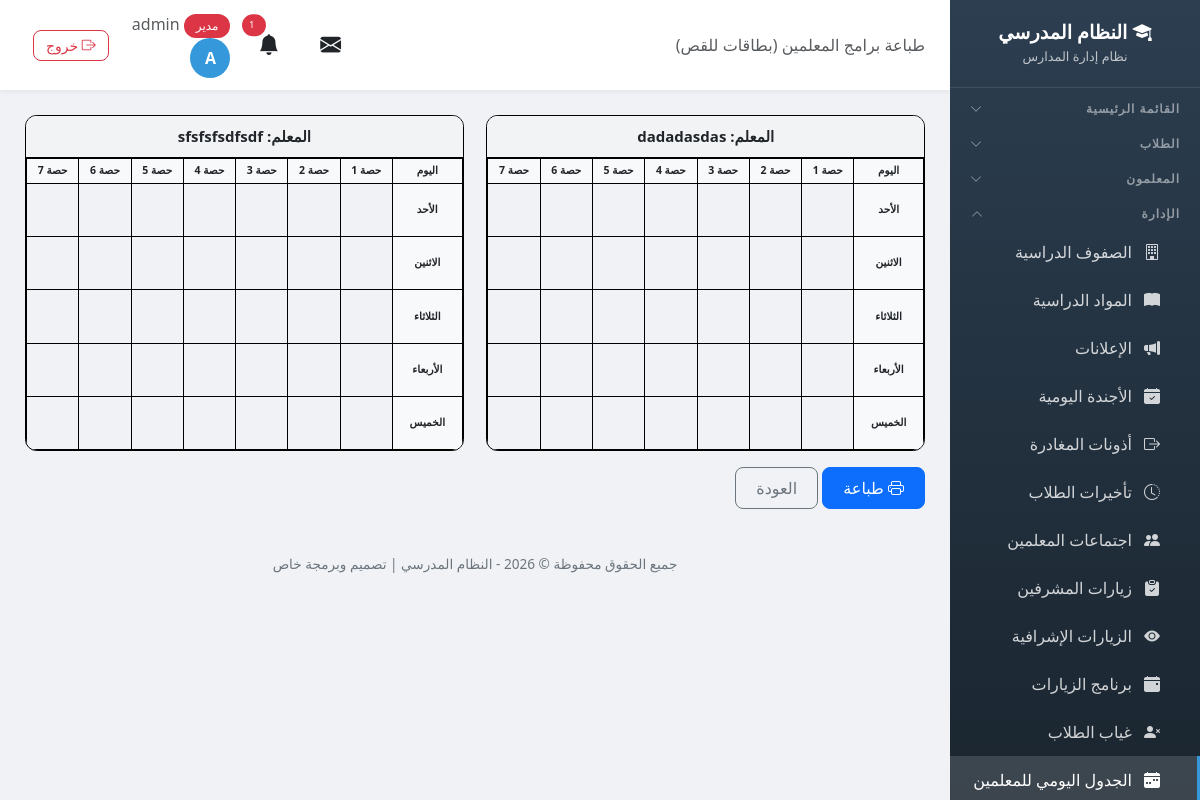
/schedule/print/cards/ (signed in), run on the app's committed database.
### school/models.py (models this page shows, shortened)
class Profile(models.Model):
    ROLE_CHOICES = [
        ('admin', 'مدير'),
        ('vice_principal', 'نائب مدير'),
        ('secretary', 'سكرتير'),
        ('teacher', 'معلم'),
        ('student', 'طالب'),
    ]
    user = models.OneToOneField(User, on_delete=models.CASCADE, related_name='profile')
    role = models.CharField('الدور', max_length=20, choices=ROLE_CHOICES, default='student')
    phone = models.CharField('رقم الهاتف', max_length=20, blank=True)

class Teacher(models.Model):
    user = models.OneToOneField(User, on_delete=models.CASCADE, related_name='teacher_profile')
    full_name = models.CharField('الاسم الكامل', max_length=200)
    email = models.EmailField('البريد الإلكتروني', blank=True)
    phone = models.CharField('رقم الهاتف', max_length=20, blank=True)
    id_number = models.CharField('رقم الهوية', max_length=50, blank=True, help_text='رقم هوية المعلم الوطني')
    hire_date = models.DateField('تاريخ التعيين', null=True, blank=True)
    birth_date = models.DateField('تاريخ الميلاد', null=True, blank=True)
    qualification = models.CharField('المؤهل العلمي', max_length=200, blank=True, help_text='مثال: بكالوريوس، ماجستير، دكتوراه')
    specialization = models.CharField('التخصص', max_length=200, blank=True, help_text='مثال: رياضيات، فيزياء، لغة عربية')
    classes = models.ManyToManyField(Class, verbose_name='الصفوف', blank=True, related_name='teachers')
    subjects = models.ManyToManyField(Subject, verbose_name='المواد', blank=True, related_name='teachers')
    created_at = models.DateTimeField('تاريخ الإضافة', auto_now_add=True)
    class Meta:
        verbose_name = 'معلم'
        verbose_name_plural = 'المعلمون'

### school/views.py (the view)
# urls.py: path('schedule/print/cards/', views.schedule_print_cards, name='schedule_print_cards'),
@login_required
def schedule_print_cards(request):
    if not has_perm(request.user, 'schedule', 'view'):
        messages.error(request, 'ليس لديك صلاحية')
        return redirect('dashboard')
    teachers = Teacher.objects.all().order_by('full_name')
    entries = list(TeacherScheduleEntry.objects.all().select_related('teacher', 'subject', 'student_class'))
    return render(request, 'school/schedule_print_cards.html', {
        'teachers': teachers,
        'entries': entries,
        'days': SCHEDULE_DAYS,
        'period_range': range(1, SCHEDULE_PERIODS + 1),
        'info': _schedule_info(),
        'today': date.today(),
    })

### templates/school/schedule_print_cards.html (shortened to what this page needs)
{% extends 'school/base.html' %}
{% block page_heading %}طباعة برامج المعلمين (بطاقات للقص){% endblock %}
{% block content %}
<div class="cards-grid">
    {% for t in teachers %}
    <div class="schedule-card">
        <div class="card-title">المعلم: {{ t.full_name }}</div>
        <table>
            <thead>
                <tr>
                    <th style="width: 16%;">اليوم</th>
                    {% for p in period_range %}
                    <th>حصة {{ p }}</th>
                    {% endfor %}
                </tr>
            </thead>
            <tbody>
                {% for day in days %}
                <tr>
                    <th>{{ day }}</th>
                    {% for p in period_range %}
                    <td>
                    </td>
                    {% endfor %}
                </tr>
                {% endfor %}
            </tbody>
        </table>
    </div>
    {% empty %}
    <p class="text-muted text-center">لا يوجد معلمون مسجلون.</p>
    {% endfor %}
</div>
<div class="mt-3 no-print">
    <button class="btn btn-primary" onclick="window.print()"><i class="bi bi-printer"></i> طباعة</button>
    <a href="{% url 'schedule_edit' %}" class="btn btn-outline-secondary">العودة</a>
</div>
{% endblock %}

### templates/school/base.html (shortened to what this page needs)
<!DOCTYPE html>
<html lang="ar" dir="rtl">
<head>
    <link href="https://cdn.jsdelivr.net/npm/bootstrap@5.3.0/dist/css/bootstrap.min.css" rel="stylesheet">
    <link href="https://cdn.jsdelivr.net/npm/bootstrap@5.3.0/dist/css/bootstrap.rtl.min.css" rel="stylesheet">
    <link rel="stylesheet" href="https://cdn.jsdelivr.net/npm/bootstrap-icons@1.11.0/font/bootstrap-icons.css">
    <link href="https://cdn.jsdelivr.net/npm/select2@4.1.0-rc.0/dist/css/select2.min.css" rel="stylesheet" />
    <link href="https://cdn.jsdelivr.net/npm/select2-bootstrap-5-theme@1.3.0/dist/select2-bootstrap-5-theme.rtl.min.css" rel="stylesheet" />
    <link rel="stylesheet" href="https://unpkg.com/leaflet@1.9.4/dist/leaflet.css" />
</head>
<body>
    {% if user.is_authenticated %}
    <div class="sidebar" id="sidebar">
        <div class="brand">
            <h4><i class="bi bi-mortarboard-fill"></i> النظام المدرسي</h4>
            <small>نظام إدارة المدارس</small>
        </div>
        {% if user.is_authenticated %}
        <button class="nav-section nav-toggle" type="button" data-target="collapse-main" aria-expanded="false">
            <span>القائمة الرئيسية</span><i class="bi bi-chevron-down"></i>
        </button>
        {% if 'students_view' in user_perms or 'students_add' in user_perms or 'notes_view' in user_perms or 'levels_view' in user_perms %}
        <button class="nav-section nav-toggle" type="button" data-target="collapse-students" aria-expanded="false">
            <span>الطلاب</span><i class="bi bi-chevron-down"></i>
        </button>
        {% endif %}
        {% if 'teachers_view' in user_perms or 'teachers_add' in user_perms or 'nominations_view' in user_perms or 'guardians_view' in user_perms %}
        <button class="nav-section nav-toggle" type="button" data-target="collapse-teachers" aria-expanded="false">
            <span>المعلمون</span><i class="bi bi-chevron-down"></i>
        </button>
        {% endif %}
        {% if 'classes_view' in user_perms or 'subjects_view' in user_perms or 'announcements_view' in user_perms or 'agenda_view' in user_perms or 'leaves_view' in user_perms or 'lateness_view' in user_perms or 'meetings_view' in user_perms or 'supervisor_visits_view' in user_perms or 'inspection_visits_view' in user_perms or 'visit_program_view' in user_perms or 'absence_view' in user_perms or 'schedule_view' in user_perms or 'certificates_view' in user_perms or 'exams_view' in user_perms or 'survey_view' in user_perms %}
        <button class="nav-section nav-toggle" type="button" data-target="collapse-admin" aria-expanded="false">
            <span>الإدارة</span><i class="bi bi-chevron-down"></i>
        </button>
        <div class="nav-collapse" id="collapse-admin">
        {% endif %}
        {% if 'classes_view' in user_perms %}
        <a href="{% url 'class_list' %}" class="nav-link {% if 'class' in request.resolver_match.url_name %}active{% endif %}">
            <i class="bi bi-building"></i> الصفوف الدراسية
        </a>
        {% endif %}
        {% if 'subjects_view' in user_perms %}
        <a href="{% url 'subject_list' %}" class="nav-link {% if 'subject' in request.resolver_match.url_name %}active{% endif %}">
            <i class="bi bi-book-fill"></i> المواد الدراسية
        </a>
        {% endif %}
        {% if 'announcements_view' in user_perms %}
        <a href="{% url 'announcement_list' %}" class="nav-link {% if 'announcement' in request.resolver_match.url_name %}active{% endif %}">
            <i class="bi bi-megaphone-fill"></i> الإعلانات
        </a>
        {% endif %}
        {% if 'agenda_view' in user_perms %}
        <a href="{% url 'agenda_list' %}" class="nav-link {% if 'agenda' in request.resolver_match.url_name %}active{% endif %}">
            <i class="bi bi-calendar-check-fill"></i> الأجندة اليومية
        </a>
        {% endif %}
        {% if 'leaves_view' in user_perms %}
        <a href="{% url 'leave_list' %}" class="nav-link {% if 'leave' in request.resolver_match.url_name %}active{% endif %}">
            <i class="bi bi-box-arrow-right"></i> أذونات المغادرة
        </a>
        {% endif %}
        {% if 'lateness_view' in user_perms %}
        <a href="{% url 'lateness_list' %}" class="nav-link {% if 'lateness' in request.resolver_match.url_name %}active{% endif %}">
            <i class="bi bi-clock-history"></i> تأخيرات الطلاب
        </a>
        {% endif %}
        {% if 'meetings_view' in user_perms %}
        <a href="{% url 'meeting_list' %}" class="nav-link {% if 'meeting' in request.resolver_match.url_name %}active{% endif %}">
            <i class="bi bi-people-fill"></i> اجتماعات المعلمين
        </a>
        {% endif %}
        {% if 'supervisor_visits_view' in user_perms %}
        <a href="{% url 'supervisor_visit_list' %}" class="nav-link {% if 'supervisor_visit' in request.resolver_match.url_name %}active{% endif %}">
            <i class="bi bi-clipboard-check-fill"></i> زيارات المشرفين
        </a>
        {% endif %}
        {% if 'inspection_visits_view' in user_perms %}
        <a href="{% url 'inspection_visit_list' %}" class="nav-link {% if 'inspection_visit' in request.resolver_match.url_name %}active{% endif %}">
            <i class="bi bi-eye-fill"></i> الزيارات الإشرافية
        </a>
        {% endif %}
        {% if 'visit_program_view' in user_perms %}
        <a href="{% url 'visit_program_list' %}" class="nav-link {% if 'visit_program' in request.resolver_match.url_name %}active{% endif %}">
            <i class="bi bi-calendar-event-fill"></i> برنامج الزيارات
        </a>
        {% endif %}
        {% if 'absence_view' in user_perms %}
        <a href="{% url 'absence_list' %}" class="nav-link {% if 'absence' in request.resolver_match.url_name %}active{% endif %}">
            <i class="bi bi-person-x-fill"></i> غياب الطلاب
        </a>
        {% endif %}
        {% if 'schedule_view' in user_perms %}
        <a href="{% url 'schedule_edit' %}" class="nav-link {% if 'schedule' in request.resolver_match.url_name %}active{% endif %}">
            <i class="bi bi-calendar-week-fill"></i> الجدول اليومي للمعلمين
        </a>
        {% endif %}
        {% if 'classes_view' in user_perms or 'subjects_view' in user_perms or 'announcements_view' in user_perms or 'agenda_view' in user_perms or 'leaves_view' in user_perms or 'lateness_view' in user_perms or 'meetings_view' in user_perms or 'supervisor_visits_view' in user_perms or 'inspection_visits_view' in user_perms or 'visit_program_view' in user_perms or 'absence_view' in user_perms or 'schedule_view' in user_perms or 'certificates_view' in user_perms or 'exams_view' in user_perms or 'survey_view' in user_perms %}
        </div>
        {% endif %}
        {% endif %}
    </div>
    <div class="main-content">
        <div class="top-bar">
            <div>
                <span class="d-none d-md-inline text-muted">{% block page_heading %}{% endblock %}</span>
            </div>
            <div class="user-info">
                <div class="dropdown d-inline-block mx-2" id="messageBell">
                    <button class="btn btn-link text-reset position-relative p-1" type="button" data-bs-toggle="dropdown" aria-expanded="false" style="font-size: 1.3rem;">
                        <i class="bi bi-envelope-fill"></i>
                    </button>
                </div>
                <div class="dropdown d-inline-block mx-2" id="notificationBell">
                    <button class="btn btn-link text-reset position-relative p-1" type="button" data-bs-toggle="dropdown" aria-expanded="false" style="font-size: 1.3rem;">
                        <i class="bi bi-bell-fill"></i>
                        {% if unread_notifications_count > 0 %}
                        <span class="position-absolute top-0 start-100 translate-middle badge rounded-pill bg-danger" style="font-size: 0.6rem;">
                            {{ unread_notifications_count }}
                        </span>
                        {% endif %}
                    </button>
                </div>
                <a href="{% url 'my_account' %}" class="text-decoration-none text-reset">
                    <span class="text-muted d-none d-sm-inline">
                        <span class="badge bg-{% if user.profile.role == 'admin' %}danger{% elif user.profile.role == 'teacher' %}success{% else %}info{% endif %}">
                            {{ user.profile.get_role_display }}
                        </span>
                        {{ user.first_name|default:user.username }}
                    </span>
                    <div class="avatar">{{ user.first_name|first|default:user.username|first|upper }}</div>
                </a>
                <a href="{% url 'logout' %}" class="btn btn-sm btn-outline-danger ms-2" title="تسجيل الخروج">
                    <i class="bi bi-box-arrow-right"></i> <span class="d-none d-sm-inline">خروج</span>
                </a>
            </div>
        </div>
        <div class="page-content">
            {% block content %}{% endblock %}
        </div>
        <div class="footer no-print">
            <p>جميع الحقوق محفوظة &copy; {% now "Y" %} - النظام المدرسي | تصميم وبرمجة خاص</p>
        </div>
    </div>
    {% endif %}
</body>
</html>

### data on the page
Teacher: full_name "dadadasdas", period_range "1" "2" "3" "4" "5" "6" "7", days "الأحد" "الاثنين" "الثلاثاء" "الأربعاء" "الخميس"
Teacher: full_name "sfsfsfsdfsdf", period_range "1" "2" "3" "4" "5" "6" "7", days "الأحد" "الاثنين" "الثلاثاء" "الأربعاء" "الخميس"

### other printed values
{{ unread_notifications_count }} "1"
{{ user.profile.get_role_display }} "مدير"
{{ user.first_name|default:user.username }} "admin"
{{ user.first_name|first|default:user.username|first|upper }} "A"
